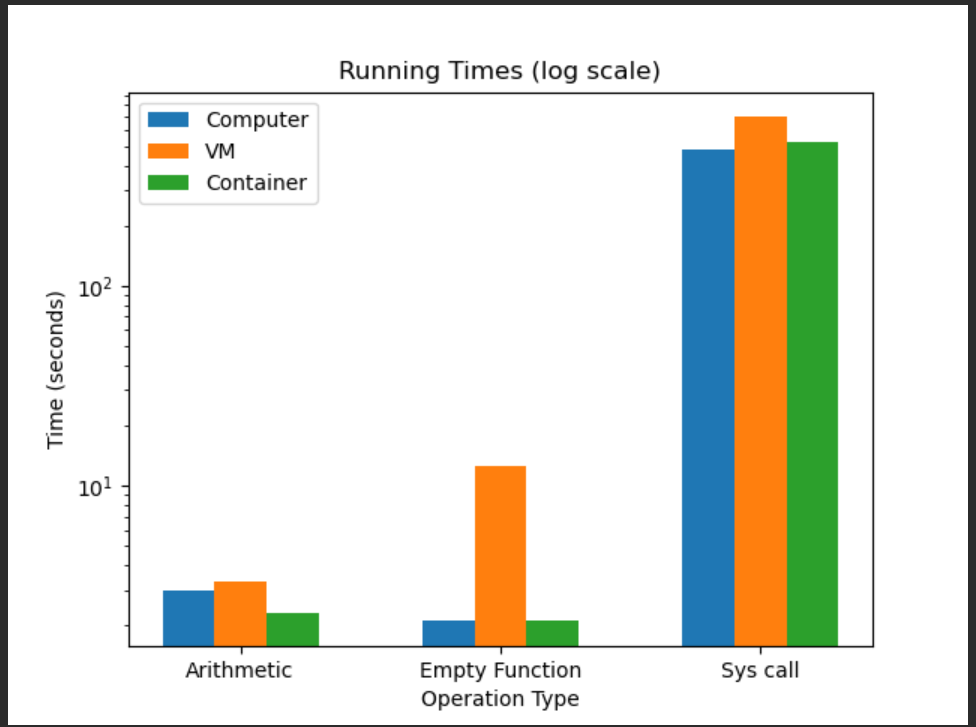

The Python source for this figure:
import matplotlib.pyplot as plt
import numpy as np
import random

def draw_graph(results):
    # Prepare the data
    operations = ['Arithmetic', 'Empty Function', 'Sys call']
    machine_names = ['Computer', 'VM', 'Container']
    times = []
    for machine in machine_names:
        machine_times = [results[machine]['arithmetic'], results[machine]['empty'], results[machine]['Sys call']]
        times.append(machine_times)

    # Set the width of the bars
    bar_width = 0.2

    # Set the positions of the bars on the x-axis
    r1 = np.arange(len(times[0]))
    r2 = [x + bar_width for x in r1]
    r3 = [x + bar_width for x in r2]

    # Create a bar chart
    plt.bar(r1, times[0], width=bar_width, label=machine_names[0])
    plt.bar(r2, times[1], width=bar_width, label=machine_names[1])
    plt.bar(r3, times[2], width=bar_width, label=machine_names[2])

    # Set the axes labels and title
    plt.xlabel('Operation Type')
    plt.ylabel('Time (seconds)')
    plt.title('Running Times (log scale)')
    plt.yscale('log')

    # Set the x-axis tick labels
    plt.xticks([r + bar_width for r in range(len(times[0]))], operations)

    # Show the legend
    plt.legend()

    # Show the graph

    plt.show()

if __name__ == '__main__':

    # Define the random results
    random_results = {
        'Computer': {
            'arithmetic':2.968000,
            'empty': 2.119000,
            'Sys call': 482.678000
        },
        'VM': {
            'arithmetic': 3.310000,
            'empty': 12.458000,
            'Sys call': 697.459000
        },
        'Container': {
            'arithmetic': 2.325000,
            'empty': 2.100000,
            'Sys call': 523.862000
        }
    }

    # Call the draw_graph function with the random results
    draw_graph(random_results)
